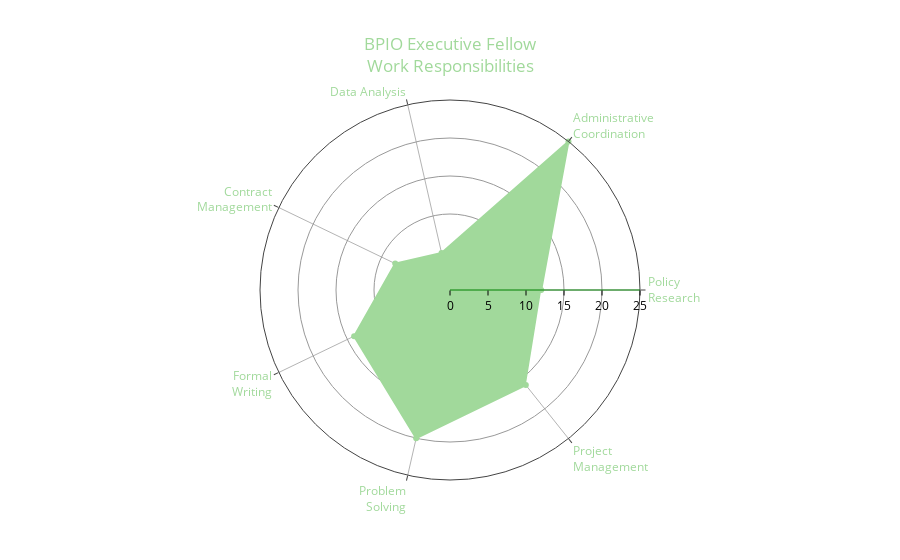

Source (notebook cell):
### Code cell
data = [go.Scatterpolar(
    r = r_values,
    theta = category,
    fill = 'toself',
    fillcolor = '#a1d99b',
    line = {'color':'#a1d99b'}
)]

layout = {
    'title':chart_title,
    'font':{'color':'#a1d99b'},
    'polar':{
        'radialaxis':{'visible':True,
                     'color':'black',
                     'linecolor':'green',
                     'range':axis_range} 
    },
    'showlegend':False,
    'hovermode':'closest'
}

fig = {'data':data, 'layout':layout}
pyo.iplot(fig)

### Figure 1 — Plotly figure (JSON) as saved in the notebook; plotly's stock layout.template omitted (floating-point values rounded to 4 significant figures)
{"data": [{"fill": "toself", "fillcolor": "#a1d99b", "line": {"color": "#a1d99b"}, "r": [12, 25, 5, 8, 14, 20, 16], "theta": ["Policy<br>Research", "Administrative<br>Coordination", "Data Analysis", "Contract<br>Management", "Formal<br>Writing", "Problem<br>Solving", "Project<br>Management", "Public<br>Speaking"], "type": "scatterpolar", "uid": "e71f3391-a173-46fe-bdd8-751eabebe371"}], "layout": {"autosize": true, "font": {"color": "#a1d99b"}, "hovermode": "closest", "polar": {"angularaxis": {"type": "category"}, "radialaxis": {"autorange": false, "color": "black", "linecolor": "green", "range": [0, 25], "type": "linear", "visible": true}}, "showlegend": false, "title": {"text": "BPIO Executive Fellow<br>Work Responsibilities"}}}
